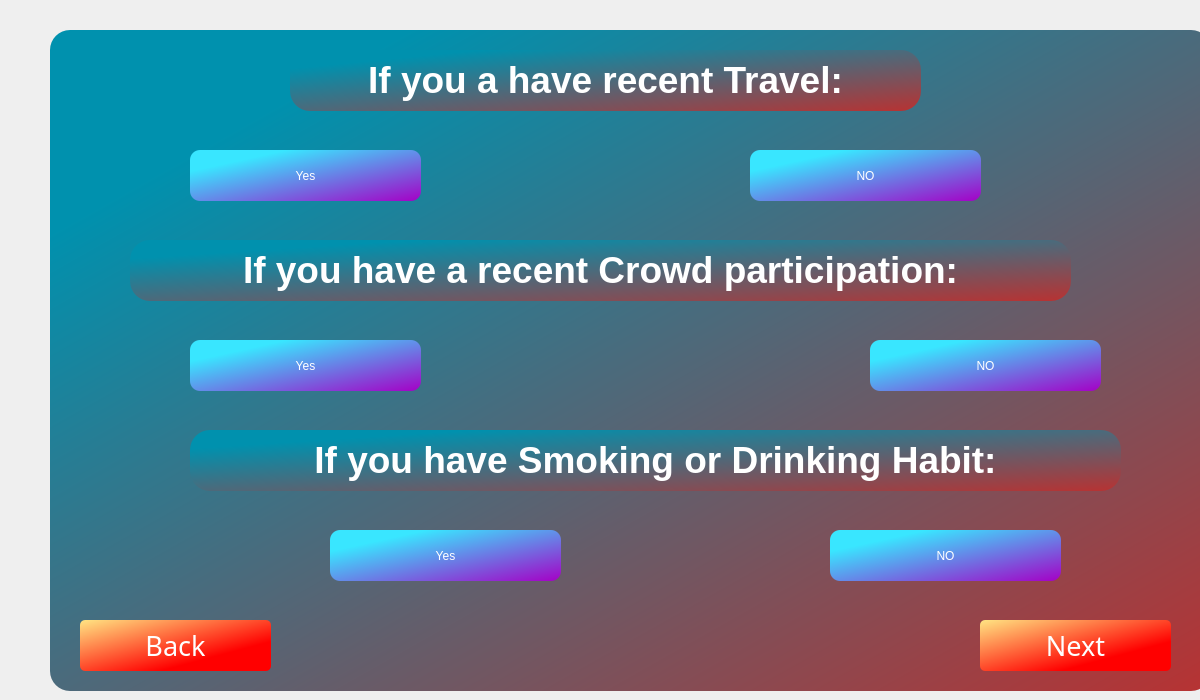
<?xml version="1.0" encoding="UTF-8"?>
<ui version="4.0">
 <class>Quepage2</class>
 <widget class="QDialog" name="Quepage2">
  <property name="geometry">
   <rect>
    <x>0</x>
    <y>0</y>
    <width>1200</width>
    <height>700</height>
   </rect>
  </property>
  <property name="windowTitle">
   <string>Dialog</string>
  </property>
  <property name="styleSheet">
   <string notr="true"/>
  </property>
  <widget class="QGroupBox" name="groupbox_quepage2">
   <property name="geometry">
    <rect>
     <x>50</x>
     <y>30</y>
     <width>1161</width>
     <height>661</height>
    </rect>
   </property>
   <property name="styleSheet">
    <string notr="true">background-color: qlineargradient(spread:reflect, x1:0, y1:0, x2:1, y2:1, stop:0.153409 rgba(0, 145, 174, 255), stop:1 rgba(184, 50, 50, 255));
border-radius: 20px;</string>
   </property>
   <property name="title">
    <string/>
   </property>
   <property name="alignment">
    <set>Qt::AlignCenter</set>
   </property>
   <widget class="QLabel" name="que4">
    <property name="geometry">
     <rect>
      <x>240</x>
      <y>20</y>
      <width>631</width>
      <height>61</height>
     </rect>
    </property>
    <property name="font">
     <font>
      <family>Segoe UI</family>
      <pointsize>36</pointsize>
      <italic>false</italic>
      <bold>true</bold>
      <strikeout>false</strikeout>
     </font>
    </property>
    <property name="layoutDirection">
     <enum>Qt::LeftToRight</enum>
    </property>
    <property name="autoFillBackground">
     <bool>false</bool>
    </property>
    <property name="styleSheet">
     <string notr="true">font: 600 36pt &quot;Segoe UI&quot;;
color: rgb(255, 255, 255);

</string>
    </property>
    <property name="text">
     <string>&lt;html&gt;&lt;head/&gt;&lt;body&gt;&lt;p&gt;&lt;span style=&quot; font-size:28pt;&quot;&gt;If you a have recent Travel:&lt;/span&gt;&lt;/p&gt;&lt;/body&gt;&lt;/html&gt;</string>
    </property>
    <property name="alignment">
     <set>Qt::AlignCenter</set>
    </property>
   </widget>
   <widget class="QPushButton" name="que4_opt1">
    <property name="geometry">
     <rect>
      <x>140</x>
      <y>120</y>
      <width>231</width>
      <height>51</height>
     </rect>
    </property>
    <property name="sizePolicy">
     <sizepolicy hsizetype="Preferred" vsizetype="Fixed">
      <horstretch>0</horstretch>
      <verstretch>0</verstretch>
     </sizepolicy>
    </property>
    <property name="styleSheet">
     <string notr="true">font: 600  20pt &quot;Segoe UI&quot;;
color: rgb(255, 255, 255);
background-color: qlineargradient(spread:pad, x1:0, y1:0, x2:1, y2:1, stop:0.210227 rgba(57, 230, 255, 255), stop:1 rgba(165, 0, 198, 255));
border-radius: 10px;</string>
    </property>
    <property name="text">
     <string>Yes</string>
    </property>
   </widget>
   <widget class="QPushButton" name="que4_opt2">
    <property name="geometry">
     <rect>
      <x>700</x>
      <y>120</y>
      <width>231</width>
      <height>51</height>
     </rect>
    </property>
    <property name="sizePolicy">
     <sizepolicy hsizetype="Preferred" vsizetype="Fixed">
      <horstretch>0</horstretch>
      <verstretch>0</verstretch>
     </sizepolicy>
    </property>
    <property name="styleSheet">
     <string notr="true">font: 600  20pt &quot;Segoe UI&quot;;
color: rgb(255, 255, 255);
background-color: qlineargradient(spread:pad, x1:0, y1:0, x2:1, y2:1, stop:0.210227 rgba(57, 230, 255, 255), stop:1 rgba(165, 0, 198, 255));
border-radius: 10px;</string>
    </property>
    <property name="text">
     <string>NO</string>
    </property>
   </widget>
   <widget class="QLabel" name="que5">
    <property name="geometry">
     <rect>
      <x>80</x>
      <y>210</y>
      <width>941</width>
      <height>61</height>
     </rect>
    </property>
    <property name="font">
     <font>
      <family>Segoe UI</family>
      <pointsize>36</pointsize>
      <italic>false</italic>
      <bold>true</bold>
      <strikeout>false</strikeout>
     </font>
    </property>
    <property name="layoutDirection">
     <enum>Qt::LeftToRight</enum>
    </property>
    <property name="autoFillBackground">
     <bool>false</bool>
    </property>
    <property name="styleSheet">
     <string notr="true">font: 600 36pt &quot;Segoe UI&quot;;
color: rgb(255, 255, 255);

</string>
    </property>
    <property name="text">
     <string>&lt;html&gt;&lt;head/&gt;&lt;body&gt;&lt;p&gt;&lt;span style=&quot; font-size:28pt;&quot;&gt;If you have a recent Crowd participation:&lt;/span&gt;&lt;/p&gt;&lt;/body&gt;&lt;/html&gt;</string>
    </property>
    <property name="alignment">
     <set>Qt::AlignCenter</set>
    </property>
   </widget>
   <widget class="QPushButton" name="que5_opt1">
    <property name="geometry">
     <rect>
      <x>140</x>
      <y>310</y>
      <width>231</width>
      <height>51</height>
     </rect>
    </property>
    <property name="sizePolicy">
     <sizepolicy hsizetype="Preferred" vsizetype="Fixed">
      <horstretch>0</horstretch>
      <verstretch>0</verstretch>
     </sizepolicy>
    </property>
    <property name="styleSheet">
     <string notr="true">font: 600  20pt &quot;Segoe UI&quot;;
color: rgb(255, 255, 255);
background-color: qlineargradient(spread:pad, x1:0, y1:0, x2:1, y2:1, stop:0.210227 rgba(57, 230, 255, 255), stop:1 rgba(165, 0, 198, 255));
border-radius: 10px;</string>
    </property>
    <property name="text">
     <string>Yes</string>
    </property>
   </widget>
   <widget class="QPushButton" name="que5_opt2">
    <property name="geometry">
     <rect>
      <x>820</x>
      <y>310</y>
      <width>231</width>
      <height>51</height>
     </rect>
    </property>
    <property name="sizePolicy">
     <sizepolicy hsizetype="Preferred" vsizetype="Fixed">
      <horstretch>0</horstretch>
      <verstretch>0</verstretch>
     </sizepolicy>
    </property>
    <property name="styleSheet">
     <string notr="true">font: 600  20pt &quot;Segoe UI&quot;;
color: rgb(255, 255, 255);
background-color: qlineargradient(spread:pad, x1:0, y1:0, x2:1, y2:1, stop:0.210227 rgba(57, 230, 255, 255), stop:1 rgba(165, 0, 198, 255));
border-radius: 10px;</string>
    </property>
    <property name="text">
     <string>NO</string>
    </property>
   </widget>
   <widget class="QLabel" name="que6">
    <property name="geometry">
     <rect>
      <x>140</x>
      <y>400</y>
      <width>931</width>
      <height>61</height>
     </rect>
    </property>
    <property name="font">
     <font>
      <family>Segoe UI</family>
      <pointsize>36</pointsize>
      <italic>false</italic>
      <bold>true</bold>
      <strikeout>false</strikeout>
     </font>
    </property>
    <property name="layoutDirection">
     <enum>Qt::LeftToRight</enum>
    </property>
    <property name="autoFillBackground">
     <bool>false</bool>
    </property>
    <property name="styleSheet">
     <string notr="true">font: 600 36pt &quot;Segoe UI&quot;;
color: rgb(255, 255, 255);

</string>
    </property>
    <property name="text">
     <string>&lt;html&gt;&lt;head/&gt;&lt;body&gt;&lt;p&gt;&lt;span style=&quot; font-size:28pt;&quot;&gt;If you have Smoking or Drinking Habit:&lt;/span&gt;&lt;/p&gt;&lt;/body&gt;&lt;/html&gt;</string>
    </property>
    <property name="alignment">
     <set>Qt::AlignCenter</set>
    </property>
   </widget>
   <widget class="QPushButton" name="que6_opt1">
    <property name="geometry">
     <rect>
      <x>280</x>
      <y>500</y>
      <width>231</width>
      <height>51</height>
     </rect>
    </property>
    <property name="sizePolicy">
     <sizepolicy hsizetype="Preferred" vsizetype="Fixed">
      <horstretch>0</horstretch>
      <verstretch>0</verstretch>
     </sizepolicy>
    </property>
    <property name="styleSheet">
     <string notr="true">font: 600  20pt &quot;Segoe UI&quot;;
color: rgb(255, 255, 255);
background-color: qlineargradient(spread:pad, x1:0, y1:0, x2:1, y2:1, stop:0.210227 rgba(57, 230, 255, 255), stop:1 rgba(165, 0, 198, 255));
border-radius: 10px;</string>
    </property>
    <property name="text">
     <string>Yes</string>
    </property>
   </widget>
   <widget class="QPushButton" name="que6_opt2">
    <property name="geometry">
     <rect>
      <x>780</x>
      <y>500</y>
      <width>231</width>
      <height>51</height>
     </rect>
    </property>
    <property name="sizePolicy">
     <sizepolicy hsizetype="Preferred" vsizetype="Fixed">
      <horstretch>0</horstretch>
      <verstretch>0</verstretch>
     </sizepolicy>
    </property>
    <property name="styleSheet">
     <string notr="true">font: 600  20pt &quot;Segoe UI&quot;;
color: rgb(255, 255, 255);
background-color: qlineargradient(spread:pad, x1:0, y1:0, x2:1, y2:1, stop:0.210227 rgba(57, 230, 255, 255), stop:1 rgba(165, 0, 198, 255));
border-radius: 10px;</string>
    </property>
    <property name="text">
     <string>NO</string>
    </property>
   </widget>
   <widget class="QPushButton" name="back_quepage2">
    <property name="geometry">
     <rect>
      <x>30</x>
      <y>590</y>
      <width>191</width>
      <height>51</height>
     </rect>
    </property>
    <property name="sizePolicy">
     <sizepolicy hsizetype="Minimum" vsizetype="MinimumExpanding">
      <horstretch>0</horstretch>
      <verstretch>0</verstretch>
     </sizepolicy>
    </property>
    <property name="font">
     <font>
      <family>Arial Rounded MT Bold</family>
      <pointsize>20</pointsize>
      <italic>false</italic>
      <bold>false</bold>
     </font>
    </property>
    <property name="styleSheet">
     <string notr="true">background-color: qlineargradient(spread:reflect, x1:0, y1:0, x2:1, y2:1, stop:0 rgba(255, 229, 131, 255), stop:0.710227 rgba(255, 0, 0, 255));
font: 20pt &quot;Arial Rounded MT Bold&quot;;
border-radius: 5px;
color: rgb(255, 255, 255);</string>
    </property>
    <property name="text">
     <string>Back</string>
    </property>
   </widget>
   <widget class="QPushButton" name="next_quepage2">
    <property name="geometry">
     <rect>
      <x>930</x>
      <y>590</y>
      <width>191</width>
      <height>51</height>
     </rect>
    </property>
    <property name="sizePolicy">
     <sizepolicy hsizetype="Minimum" vsizetype="MinimumExpanding">
      <horstretch>0</horstretch>
      <verstretch>0</verstretch>
     </sizepolicy>
    </property>
    <property name="font">
     <font>
      <family>Arial Rounded MT Bold</family>
      <pointsize>20</pointsize>
      <italic>false</italic>
      <bold>false</bold>
     </font>
    </property>
    <property name="styleSheet">
     <string notr="true">background-color: qlineargradient(spread:reflect, x1:0, y1:0, x2:1, y2:1, stop:0 rgba(255, 229, 131, 255), stop:0.710227 rgba(255, 0, 0, 255));
font: 20pt &quot;Arial Rounded MT Bold&quot;;
border-radius: 5px;
color: rgb(255, 255, 255);</string>
    </property>
    <property name="text">
     <string>Next</string>
    </property>
   </widget>
  </widget>
 </widget>
 <resources/>
 <connections/>
</ui>
